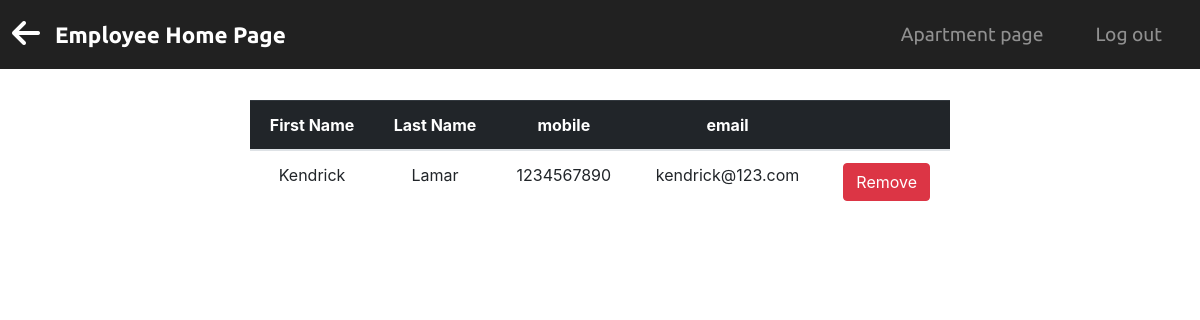
Screenshot of /rem_list/4 with the database file from the repository.
### rems/models.py (models this page shows, shortened)
class Employee(db.Model):
    __tablename__ = 'employee'
    id = db.Column(db.Integer, primary_key=True)
    fname = db.Column(db.String(25), index=True, unique=False)
    lname = db.Column(db.String(25), index=True, unique=False)
    mobile = db.Column(db.String(10), index=True, unique=True)
    emer_num = db.Column(db.String(10), index=False, unique=False)
    dob = db.Column(db.DateTime, nullable=False)
    email = db.Column(db.String(120), index=True, unique=True)
    gender = db.Column(db.String(10), index=True, unique=False)
    service_id = db.Column(db.Integer, db.ForeignKey('service.id'))
    user = db.relationship("User", uselist=False, backref="employee")
    receiver = db.relationship("Transaction", uselist=False, backref="employee")

### rems/routes.py (the view)
@app.route('/rem_list/<int:id>')
def emp_list(id):
    headings = ("First Name", "Last Name", "mobile", "email", " ")
    emps = Employee.query.filter_by(service_id=id).all()
    return render_template('emp_rlist.html', headings=headings, data=emps)

### rems/templates/emp_rlist.html (shortened to what this page needs)
{% extends 'removal_list.html' %}
{% block nav %}
    <a href="{{ url_for('rem_employee') }}"><i class="fas fa-arrow-left fa-2x"></i></a>
{% endblock %}
{% block content %}
    <table class="table table-hover">
        <thead class="table-dark">
        <tr>
            {% for header in headings %}
                <th>{{ header }}</th>
            {% endfor %}
        </tr>
        </thead>
        {% for emp in data %}
            <tr>
                <td> {{ emp.fname }}</td>
                <td> {{ emp.lname }} </td>
                <td> {{ emp.mobile }} </td>
                <td> {{ emp.email }} </td>
                <td>
                    <button type="button" class="btn btn-danger "><a
                            href="{{ url_for('delete_emp',id=emp.id) }}" class="anchor">Remove</a></button>
                </td>
            </tr>
        {% endfor %}
    </table>
{% endblock %}

### rems/static/css/list.css (style rules this page uses)
.fas { color: #fff; padding-right: 15px; }
.anchor { color: #fff; text-decoration: none; }

### rows the page displays
Employee: fname "Kendrick", lname "Lamar", mobile "1234567890", email "kendrick@123.com"

### other values shown
{{ header }} "First Name" "Last Name" "mobile" "email"
